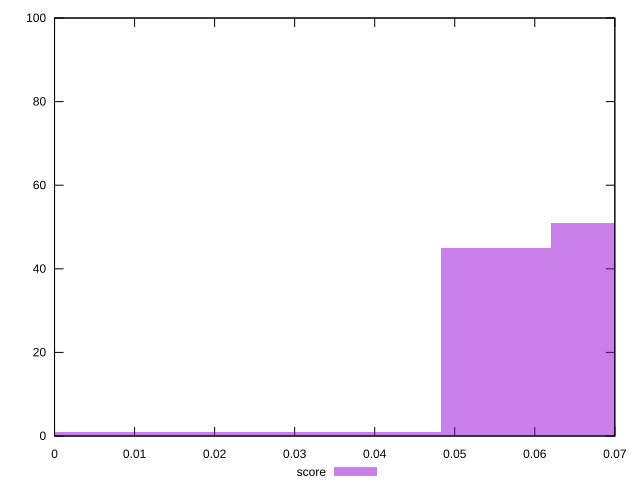

Write the gnuplot code that produced this figure.
reset

$score <<EOF
0 1
0.013782091239036887 1
0.041346273717110665 1
0.027564182478073775 1
0.06891045619518443 51
0.05512836495614755 45
EOF

set key outside below
set boxwidth 0.013782091239036887
set xrange [0:0.07]
set yrange [0:100]
set trange [0:100]
set style fill transparent solid 0.5 noborder
set terminal svg size 640, 490 enhanced background rgb 'white'
set output "report_00017_2021-02-10T15-08-03.406Z/largest-contentful-paint/samples/pages+cached+noadtech+nomedia/score/histogram.svg"

plot $score title "score" with boxes

reset
